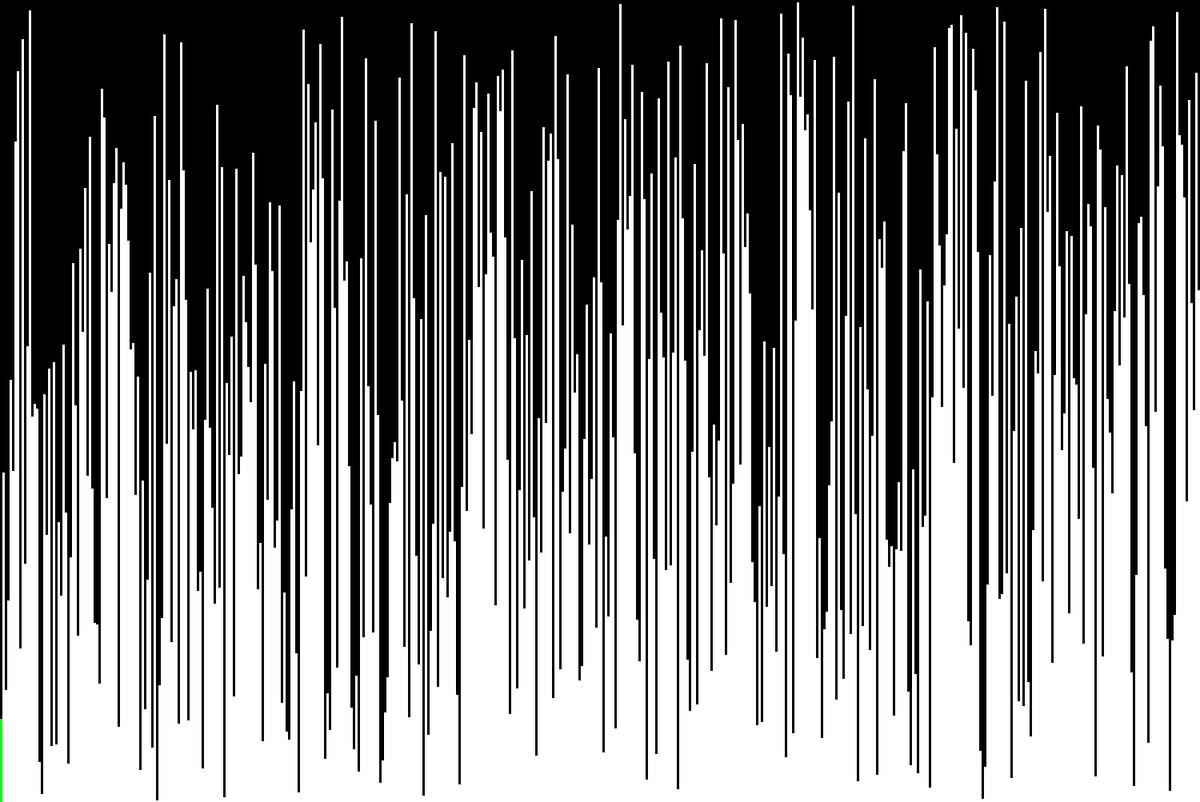
Frame 1 (no input)
Frame 60 (the mouse pressed at the canvas centre just before this capture): identical to frame 1, image omitted
Frame 120 (the mouse held since frame 60 and released just before this capture): identical to frame 1, image omitted

The Processing sketch that drew this single still picture (run headless with seeded random() and noise(); from frame 60 on, the mouse is pressed at the canvas centre):

// Processing sketch: Quick_Sort
// ── Quick_Sort.pde
import java.util.Random;
import java.util.Arrays;

int sz = 500, delayTime = 5;
int width = sz * 3, height = sz * 2, rh = height + int(width / sz);
int[] arr = new int[sz];
int C1 = 0, C2 = 0;
boolean finish = false;

void setup(){
  surface.setSize(width, rh);
  for (int i = 0; i < sz; i ++){
    arr[i] = (i + 1) * int((height) / sz);
  }
  shuffleArray(arr);
}

void keyPressed(){
  if (key == ENTER) thread("qSort");
}

void draw(){
  printC(C1, C2);
  if (finish){
    printN();
    noLoop();
  }
}

// ==================================================================================================================

void qSort(){
  qSort(0, sz - 1); 
  finish = true;
}

void qSort(int head, int tail) {
  if (head >= tail || arr == null || arr.length <= 1){
    return;
  }
  int i = head, j = tail, pivot = arr[(head + tail) / 2];
  while (i <= j){
    while (arr[i] < pivot){
      ++ i;
    }
    while (arr[j] > pivot){
      -- j;
    }
    if (i < j){
      C1 = i;
      C2 = j;
      swap(i, j);
      ++ i;
      -- j;
    }
    else if (i == j){
      ++ i;
    }
    delay(delayTime);
  }
  qSort(head, j);
  qSort(i, tail);
}

// ==================================================================================================================

void printC(int com1, int com2){
  background(0);
  noStroke();
  for (int i = 0; i < sz; i ++){
    if (i != com1 && i != com2) fill(255);
    else fill(0, 255, 0);
    rect(i * 3, rh - arr[i], 3, arr[i] * 2);
  }
}

void printN(){
  background(0);
  noStroke();
  for (int i = 0; i < sz; i ++){
    fill(255);
    rect(i * 3, rh - arr[i], 3, arr[i] * 2);
  }
}


void shuffleArray(int[] array) {
  Random rng = new Random();
  for (int i = array.length; i > 1; i--) {
    int j = rng.nextInt(i);
    int tmp = array[j];
    array[j] = array[i-1];
    array[i-1] = tmp;
  }
}

void swap(int i, int j){
  arr[i] += arr[j];
  arr[j] = arr[i] - arr[j];
  arr[i] -= arr[j];
}
